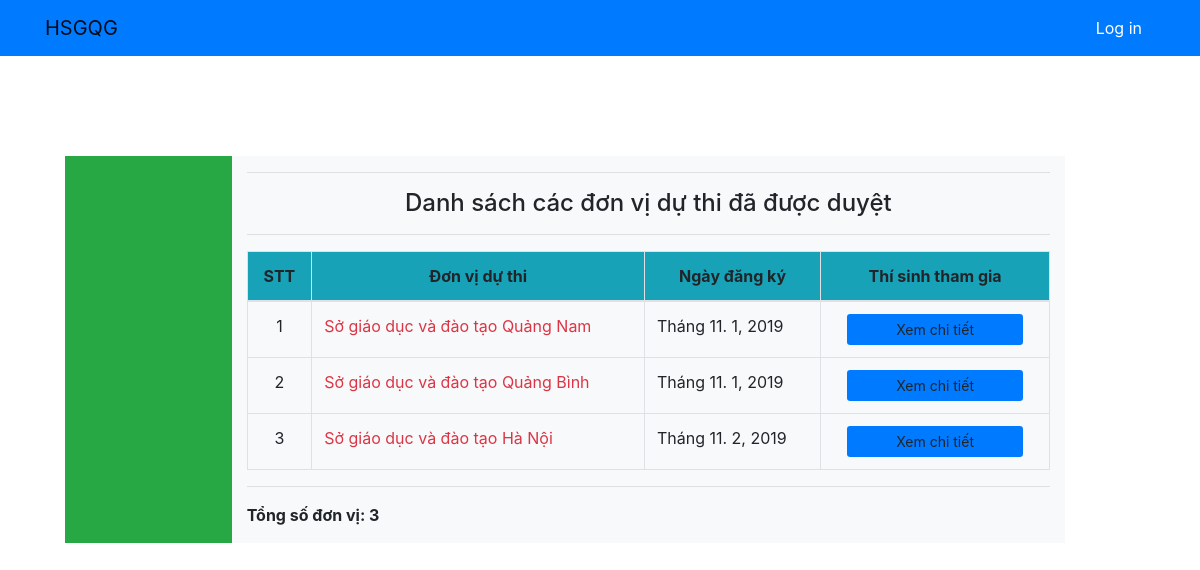
The page /organizer/all_request_accepted/ on the database its author committed.
### core/models.py (models this page shows, shortened)
class Contest_Participant(models.Model):
    STATUS = (
       ('accepted', 'Chấp nhận'),
       ('rejected', 'Từ chối'),
       ('waiting', 'Đang đợi'),
    )
    contest = models.ForeignKey(Contest, on_delete=models.CASCADE, null=True)
    participant  = models.ForeignKey(User, on_delete=models.CASCADE, null=True)
    date = models.DateField(auto_now=True)
    status = models.CharField(
       max_length=32,
       choices=STATUS,
       default='waiting',
    )
    subjects = models.ManyToManyField('Subject')

class User(AbstractUser):
    is_BanToChuc = models.BooleanField(default=False)
    is_DonViDuThi = models.BooleanField(default=False)
    name = models.CharField(max_length=30)
    email = models.CharField(max_length=30)
    phone_number = models.CharField(max_length=15)
    def __str__(self):
        return self.name

### core/views.py (the view)
# urls.py: path('organizer/all_request_accepted/', views.all_request_accepted, name='all_request_accepted'),
def all_request_accepted(request):
    all_contest_participant = Contest_Participant.objects.filter(status='accepted') # all participent was accepted
    return render(request, 'organizer/all_request_accepted.html',{
        'all_contest_participant': all_contest_participant
    })

### ContestManagement4/templates/organizer/all_request_accepted.html
{% extends 'base.html' %}
{% block content %}
	<div >
        <h4 class="text-center ">Danh sách các đơn vị dự thi đã được duyệt</h4>
        <hr>
        <table class="table table-bordered ">
            <thead class="bg-info ">
            <tr>
                <th scope="col" class="text-center">STT</th>
                <th scope="col" class="text-center">Đơn vị dự thi</th>
                <th scope="col" class="text-center">Ngày đăng ký</th>
                <th scope="col" class="text-center">Thí sinh tham gia</th>
            </tr>
            </thead>
            <tbody>
                {% for cp in all_contest_participant %}
                <tr >
                    <th scope="row" class="font-weight-normal text-center">{{ forloop.counter }}</th>
                    <th class="font-weight-normal text-danger">{{ cp.participant }}</th>
                    <th class="font-weight-normal">{{ cp.date }}</th>
                    <th class="font-weight-normal text-center">
                        <a href=" {% url 'detail_list_student' cp.participant.id %} ">
                            <button type="button" class="btn btn-default btn-sm bg-primary pl-5 pr-5 " > Xem chi tiết </button>
                        </a>
                    </th>
                 </tr>
                {% endfor %}
            </tbody>
        </table>
        <hr>
    </div>
    <p>
        <strong>Tổng số đơn vị: {{ all_contest_participant.count }}
    </p>
{% endblock content %}

### rows shown on the page
Contest_Participant: participant "Sở giáo dục và đào tạo Quảng Nam", date "Tháng 11. 1, 2019"
Contest_Participant: participant "Sở giáo dục và đào tạo Quảng Bình", date "Tháng 11. 1, 2019"
Contest_Participant: participant "Sở giáo dục và đào tạo Hà Nội", date "Tháng 11. 2, 2019"

### other values the page prints
{{ all_contest_participant.count }} "3"
